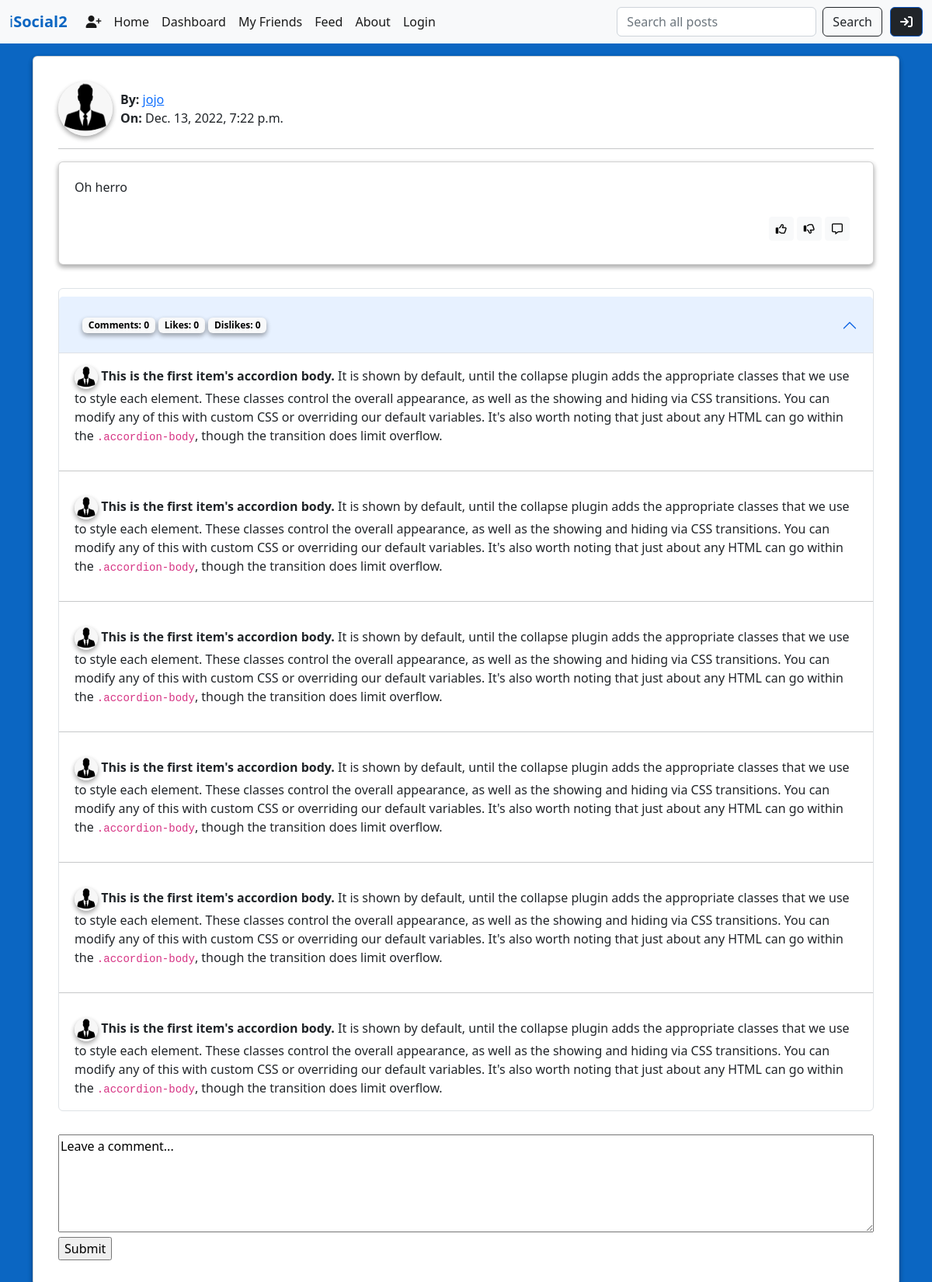
The page /posts/35 on the database its author committed.
### posts/models.py (models this page shows)
class Post(models.Model):
    body = models.TextField()
    comments = models.IntegerField(default=0)
    likes = models.IntegerField(default=0)
    dislikes = models.IntegerField(default=0)
    created_on = models.DateTimeField(
        auto_now_add=True,
        null=True,
        blank=True)
    poster = models.ForeignKey(
        get_user_model(),
        on_delete=models.CASCADE,
        null=False)

### accounts/models.py (models this page shows)
class CustomUser(AbstractUser):
    email = models.EmailField(blank=True, default='', unique=True)
    first_name = models.CharField(max_length=255, blank=True, default='')
    last_name = models.CharField(max_length=255, blank=True, default='')
    username = models.CharField(max_length=255, blank=True, default='', unique=True)

### posts/views.py (the view)
# urls.py: path('<int:pk>', PostDetailView.as_view(), name='post_detail'),
class PostDetailView(DetailView, LoginRequiredMixin):
    template_name = "posts/post_detail.html"
    model = Post

### templates/posts/post_detail.html (shortened to what this page needs)
{% extends 'base.html' %}
{% block content %}
    <div class="card box">
        <div class="card-body">
            <div class="card-body">
                <div class="post-top">
                    <div  class="post-top">
                        <div>
                            <img src="/static/img/male.jpeg" alt="default user pic" width="70" height="70" class="profile-pic">
                        </div>
                        <div>
                            <div>
                                <strong>By:</strong> <a href="#"> {{ post.poster }} </a>
                            </div>
                            <div>
                                <strong> On:</strong> {{ post.created_on }}
                            </div>
                        </div>
                    </div>
                </div>
            <hr>
            <div class="card box post-text-box">
                <p class="card-text">{{ post.body }}</p>
                <div class="author-options">
                    {% if user != post.poster %}
                    <a href="#" class="btn btn-sm btn-light">
                        <i class="fa-regular fa-thumbs-up"></i>
                    </a>
                    <a href="#" class="btn btn-sm btn-light">
                        <i class="fa-regular fa-thumbs-down"></i>
                    </a>
                    <a href="#" class="btn btn-sm btn-light">
                        <i class="fa-regular fa-message"></i>
                    </a>
                    {% endif %}
                </div>
            </div>
            <div class="accordion comment-accordian">
                <div class="accordion-item">
                  <h2 class="accordion-header" id="headingOne">
                    <button class="accordion-button" type="button" data-bs-toggle="collapse" data-bs-target="#collapseOne" aria-expanded="true" aria-controls="collapseOne">
                        <div class="author-options">
                            <span class="badge text-bg-light comment-count"><strong>Comments:</strong> {{ post.comments }}</span>
                            <span class="badge text-bg-light like-count"><strong>Likes:</strong> {{ post.likes }}</span>
                            <span class="badge text-bg-light dislike-count"><strong>Dislikes:</strong> {{ post.dislikes }}</span>
                        </div>
                    </button>
                  </h2>
                  <div id="collapseOne" class="accordion-collapse collapse show" aria-labelledby="headingOne" data-bs-parent="#accordionExample">
                    <div class="accordion-body">
                        <img src="/static/img/male.jpeg" alt="default user pic" width="30" height="30" class="profile-pic">
                        <strong>This is the first item's accordion body.</strong> It is shown by default, until the collapse plugin adds the appropriate classes that we use to style each element. These classes control the overall appearance, as well as the showing and hiding via CSS transitions. You can modify any of this with custom CSS or overriding our default variables. It's also worth noting that just about any HTML can go within the <code>.accordion-body</code>, though the transition does limit overflow.
                    </div>
                    <hr>
                    <div class="accordion-body">
                        <img src="/static/img/male.jpeg" alt="default user pic" width="30" height="30" class="profile-pic">
                        <strong>This is the first item's accordion body.</strong> It is shown by default, until the collapse plugin adds the appropriate classes that we use to style each element. These classes control the overall appearance, as well as the showing and hiding via CSS transitions. You can modify any of this with custom CSS or overriding our default variables. It's also worth noting that just about any HTML can go within the <code>.accordion-body</code>, though the transition does limit overflow.
                    </div>
                    <hr>
                    <div class="accordion-body">
                        <img src="/static/img/male.jpeg" alt="default user pic" width="30" height="30" class="profile-pic">
                        <strong>This is the first item's accordion body.</strong> It is shown by default, until the collapse plugin adds the appropriate classes that we use to style each element. These classes control the overall appearance, as well as the showing and hiding via CSS transitions. You can modify any of this with custom CSS or overriding our default variables. It's also worth noting that just about any HTML can go within the <code>.accordion-body</code>, though the transition does limit overflow.
                    </div>
                    <hr>
                    <div class="accordion-body">
                        <img src="/static/img/male.jpeg" alt="default user pic" width="30" height="30" class="profile-pic">
                        <strong>This is the first item's accordion body.</strong> It is shown by default, until the collapse plugin adds the appropriate classes that we use to style each element. These classes control the overall appearance, as well as the showing and hiding via CSS transitions. You can modify any of this with custom CSS or overriding our default variables. It's also worth noting that just about any HTML can go within the <code>.accordion-body</code>, though the transition does limit overflow.
                    </div>
                    <hr>
                    <div class="accordion-body">
                        <img src="/static/img/male.jpeg" alt="default user pic" width="30" height="30" class="profile-pic">
                        <strong>This is the first item's accordion body.</strong> It is shown by default, until the collapse plugin adds the appropriate classes that we use to style each element. These classes control the overall appearance, as well as the showing and hiding via CSS transitions. You can modify any of this with custom CSS or overriding our default variables. It's also worth noting that just about any HTML can go within the <code>.accordion-body</code>, though the transition does limit overflow.
                    </div>
                    <hr>
                    <div class="accordion-body">
                        <img src="/static/img/male.jpeg" alt="default user pic" width="30" height="30" class="profile-pic">
                        <strong>This is the first item's accordion body.</strong> It is shown by default, until the collapse plugin adds the appropriate classes that we use to style each element. These classes control the overall appearance, as well as the showing and hiding via CSS transitions. You can modify any of this with custom CSS or overriding our default variables. It's also worth noting that just about any HTML can go within the <code>.accordion-body</code>, though the transition does limit overflow.
                    </div>
                </div>
            </div>
            </div>
            <form action="/form/submit" method="post">
                <textarea name="textarea" rows="5" cols="40" class="comment-box">Leave a comment...</textarea>
                <br>
                <input type="submit" name="submitInfo" value="Submit">
            </form>
        </div>
    </div>
{% endblock content %}

### static/css/base.css (style rules this page uses)
.comment-accordian { margin-top: 30px; }
.comment-box { margin-top: 30px; width: 100%; }
.comment-count, .like-count, .dislike-count { box-shadow: rgba(0, 0, 0, 0.16) 0px 3px 6px, rgba(0, 0, 0, 0.23) 0px 3px 6px; }
.post-text-box { padding: 20px }
.profile-pic { box-shadow: rgba(0, 0, 0, 0.16) 0px 3px 6px, rgba(0, 0, 0, 0.23) 0px 3px 6px; border-radius: 50%; }
.post-top { display: flex; align-items: center; justify-content: space-between; gap: 10px; }
h1, h2, h3, h4, h5, h6 { text-align: center; margin-top:10px; margin-bottom:10px; color: #212529; }
body { background-color: #0b66c2; }
.box { box-shadow: rgba(0, 0, 0, 0.16) 0px 3px 6px, rgba(0, 0, 0, 0.23) 0px 3px 6px; background-color: white; }
.author-options, #post-more { text-align: right; margin: 10px 10px; }

### rows shown on the page
Post: poster "jojo", created_on "Dec. 13, 2022, 7:22 p.m.", body "Oh herro", comments "0", likes "0", dislikes "0"
